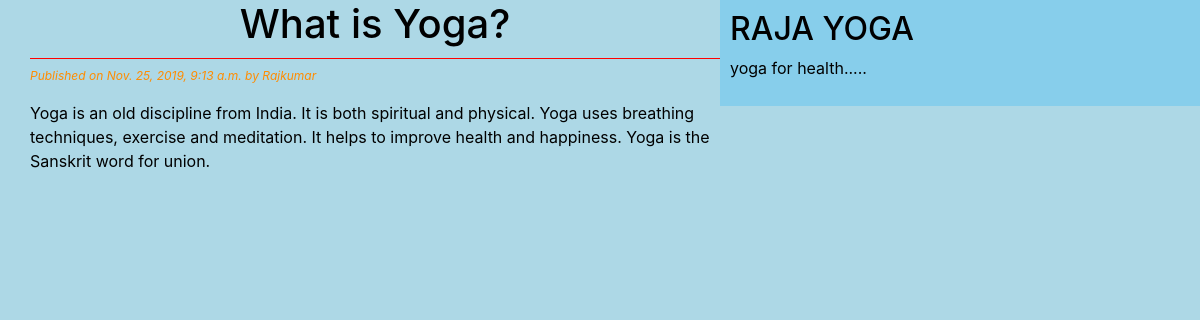
The page /1 on the database its author committed.
### yogaapp1/models.py (models this page shows, shortened)
class Post(models.Model):
    STATUS_CHOICES=(('draft','Draft'),('published','Published'))
    title=models.CharField(max_length=264)
    slug=models.SlugField(max_length=264,unique_for_date='publish')
    author=models.ForeignKey(User,related_name='blog_posts',on_delete = models.CASCADE)
    body=models.TextField()
    publish=models.DateTimeField(default=timezone.now)
    created=models.DateTimeField(auto_now_add=True)
    updated=models.DateTimeField(auto_now=True)
    status=models.CharField(max_length=10,choices=STATUS_CHOICES,default='draft')
    class Meta:
        ordering=('-publish',)
    class Meta:
        verbose_name_plural = "posting"

### yogaapp1/views.py (the view)
# urls.py: path('<int:post_id>', views.post_detail_view, name='posting'),
def post_detail_view(request,post_id):
    post=get_object_or_404(Post,pk=post_id)
    context = {
        'post': post
    }
    return render(request,"blog/post_detail.html",context)

### templates/blog/post_detail.html (shortened to what this page needs)
{%extends 'blog/base.html'%}
  {% block content %}
    <h1>{{post.title}}</h1>
    <p id='date'> Published on {{post.publish}} by {{post.author|title}}</p>
    {{post.body|linebreaks}}
  {% endblock%}

### static/css/blog.css (style rules this page uses)
h1 { text-align: center; border-bottom: 1px solid red; padding-bottom: 10px; }
body { color: inherit; background: lightblue; }
#date { color: darkorange; font-size: 12px; font-style: italic; }

### rows shown on the page
Post: title "What is Yoga?", publish "Nov. 25, 2019, 9:13 a.m.", author "Rajkumar", body "Yoga is an old discipline from India. It is both spiritual and physical. Yoga uses breathing techniques, exercise and meditation. It helps to improve health and happiness. Yoga is the Sanskrit word for union."
